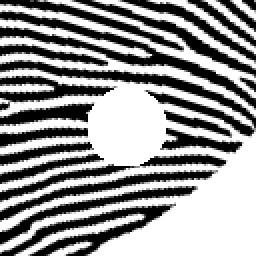
#> input picture tv算法去噪？/result/origin_mask.png, 128 x 128 px (shown 2 times larger)
$ python '查看差异.py'
#> lines starting #> are read from the running program, lines starting #| are printed output that depends on the picture
import cv2
import numpy as np
old  = 'result//origin_mask.png'
new =  'result//8200.png'
old = cv2.imread(filename=old,flags=0)
#> old is the input picture: shape (128, 128); min 0, max 255, mean 148.7
new  = cv2.imread(filename=new,flags=0)
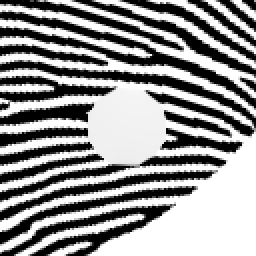
#> input picture tv算法去噪？/result/8200.png, 128 x 128 px (shown 2 times larger)
#> new is the input picture: shape (128, 128); min 0, max 255, mean 147.4
dis = old-new
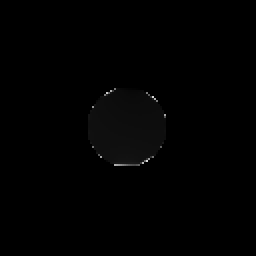
#> dis: shape (128, 128) (shown 2 times larger); min 0, max 216, mean 1.3
print(dis)
#> (printed output is left out)

# a = np.array([[1,2,356],[5241,22,23]]
#              )
# print(a[1][2])
